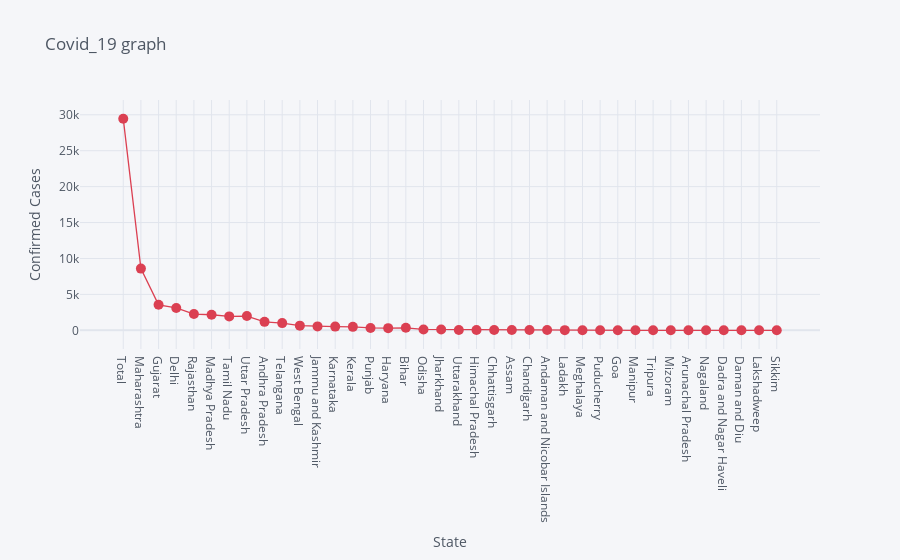

The cell this chart's notebook holds for it:
### Markdown cell above
# Hover over the graph markers to see confirmed cases for each state.

### Code cell
df.iplot(kind= 'scatter', x= 'State', y='Confirmed', mode= 'markers+lines', title= 'Covid_19 graph', xTitle= 'State', yTitle= 'Confirmed Cases', color= 'red', size= 10)

### Figure 1 — Plotly figure (JSON) as saved in the notebook; plotly's stock layout.template omitted (floating-point values rounded to 4 significant figures)
{"data": [{"line": {"color": "rgba(219, 64, 82, 1.0)", "dash": "solid", "shape": "linear", "width": 1.3}, "marker": {"size": 10, "symbol": "circle"}, "mode": "markers+lines", "name": "Confirmed", "text": "", "type": "scatter", "x": ["Total", "Maharashtra", "Gujarat", "Delhi", "Rajasthan", "Madhya Pradesh", "Tamil Nadu", "Uttar Pradesh", "Andhra Pradesh", "Telangana", "West Bengal", "Jammu and Kashmir", "Karnataka", "Kerala", "Punjab", "Haryana", "Bihar", "Odisha", "Jharkhand", "Uttarakhand", "Himachal Pradesh", "Chhattisgarh", "Assam", "Chandigarh", "Andaman and Nicobar Islands", "Ladakh", "Meghalaya", "Puducherry", "Goa", "Manipur", "Tripura", "Mizoram", "Arunachal Pradesh", "Nagaland", "Dadra and Nagar Haveli", "Daman and Diu", "Lakshadweep", "Sikkim"], "y": [29458, 8590, 3548, 3108, 2262, 2165, 1937, 1986, 1177, 1003, 649, 546, 512, 482, 330, 301, 346, 118, 103, 51, 40, 37, 36, 45, 33, 20, 12, 8, 7, 2, 2, 1, 1, 0, 0, 0, 0, 0]}], "layout": {"legend": {"bgcolor": "#F5F6F9", "font": {"color": "#4D5663"}}, "paper_bgcolor": "#F5F6F9", "plot_bgcolor": "#F5F6F9", "title": {"font": {"color": "#4D5663"}, "text": "Covid_19 graph"}, "xaxis": {"gridcolor": "#E1E5ED", "showgrid": true, "tickfont": {"color": "#4D5663"}, "title": {"font": {"color": "#4D5663"}, "text": "State"}, "zerolinecolor": "#E1E5ED"}, "yaxis": {"gridcolor": "#E1E5ED", "showgrid": true, "tickfont": {"color": "#4D5663"}, "title": {"font": {"color": "#4D5663"}, "text": "Confirmed Cases"}, "zerolinecolor": "#E1E5ED"}}}
